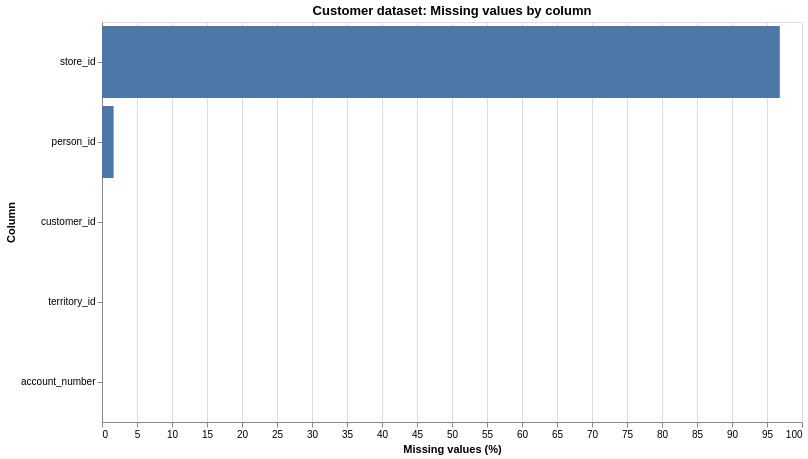

Write notebook code for a chart like this one.
### Code cell
# Missingness visualisation + quick data dictionary
missing = (df.isna().mean() * 100).round(2).reset_index()
missing.columns = ["column", "missing_pct"]
missing = missing.sort_values("missing_pct", ascending=False)

missing_chart = (
    alt.Chart(missing)
    .mark_bar()
    .encode(
        x=alt.X("missing_pct:Q", title="Missing values (%)"),
        y=alt.Y("column:N", sort="-x", title="Column"),
        tooltip=["column:N", "missing_pct:Q"]
    )
    .properties(title="Customer dataset: Missing values by column", width=700, height=400)
)

missing_chart

### Figure 1 — Vega-Lite specification as saved in the notebook (floating-point values rounded to 4 significant figures)
{"config": {"view": {"continuousWidth": 300, "continuousHeight": 300}}, "data": {"name": "data-dd6ce99ef5b4946cffc562e13d1e8c8f"}, "mark": {"type": "bar"}, "encoding": {"tooltip": [{"field": "column", "type": "nominal"}, {"field": "missing_pct", "type": "quantitative"}], "x": {"field": "missing_pct", "title": "Missing values (%)", "type": "quantitative"}, "y": {"field": "column", "sort": "-x", "title": "Column", "type": "nominal"}}, "height": 400, "title": "Customer dataset: Missing values by column", "width": 700, "$schema": "https://vega.github.io/schema/vega-lite/v5.20.1.json", "datasets": {"data-dd6ce99ef5b4946cffc562e13d1e8c8f": [{"column": "store_id", "missing_pct": 96.83}, {"column": "person_id", "missing_pct": 1.66}, {"column": "customer_id", "missing_pct": 0.0}, {"column": "territory_id", "missing_pct": 0.0}, {"column": "account_number", "missing_pct": 0.0}]}}
